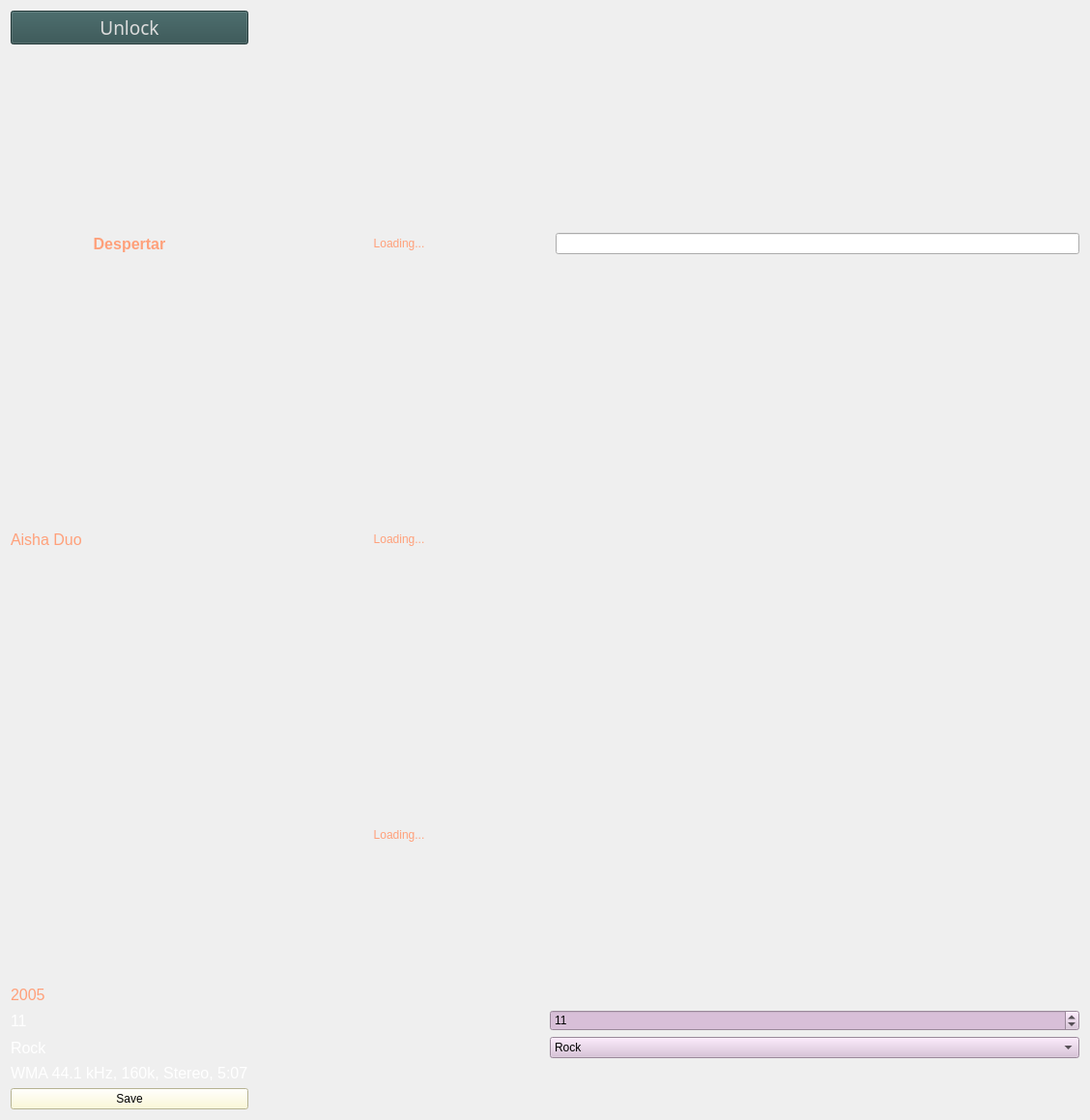
              <widget class="QWidget" name="scrollAreaWidgetContents_3">
               <property name="geometry">
                <rect>
                 <x>0</x>
                 <y>0</y>
                 <width>1128</width>
                 <height>1100</height>
                </rect>
               </property>
               <layout class="QGridLayout" name="gridLayout_2">
                <item row="7" column="2" colspan="2">
                 <widget class="QSpinBox" name="spinBox">
                  <property name="styleSheet">
                   <string notr="true">color: black; background-color: thistle</string>
                  </property>
                  <property name="minimum">
                   <number>1</number>
                  </property>
                  <property name="value">
                   <number>11</number>
                  </property>
                 </widget>
                </item>
                <item row="8" column="2" colspan="2">
                 <widget class="QComboBox" name="comboBox">
                  <property name="styleSheet">
                   <string notr="true">color: black;
background: thistle</string>
                  </property>
                  <property name="editable">
                   <bool>false</bool>
                  </property>
                  <item>
                   <property name="text">
                    <string>Rock</string>
                   </property>
                  </item>
                  <item>
                   <property name="text">
                    <string>Jazz</string>
                   </property>
                  </item>
                  <item>
                   <property name="text">
                    <string>Classical</string>
                   </property>
                  </item>
                 </widget>
                </item>
                <item row="8" column="0">
                 <widget class="QLabel" name="label_22">
                  <property name="font">
                   <font>
                    <family>Ubuntu</family>
                    <pointsize>12</pointsize>
                   </font>
                  </property>
                  <property name="styleSheet">
                   <string notr="true">color: white</string>
                  </property>
                  <property name="text">
                   <string>Rock</string>
                  </property>
                 </widget>
                </item>
                <item row="3" column="3">
                 <widget class="QLineEdit" name="lineEdit">
                  <property name="styleSheet">
                   <string notr="true">color: white</string>
                  </property>
                 </widget>
                </item>
                <item row="4" column="0">
                 <widget class="QLabel" name="metadataArtistLabel">
                  <property name="font">
                   <font>
                    <family>Ubuntu</family>
                    <pointsize>12</pointsize>
                   </font>
                  </property>
                  <property name="styleSheet">
                   <string notr="true">color: lightSalmon</string>
                  </property>
                  <property name="text">
                   <string>Aisha Duo</string>
                  </property>
                 </widget>
                </item>
                <item row="6" column="0">
                 <widget class="QLabel" name="metadataReleaseDateLabel">
                  <property name="font">
                   <font>
                    <family>Ubuntu</family>
                    <pointsize>12</pointsize>
                   </font>
                  </property>
                  <property name="styleSheet">
                   <string notr="true">color: lightSalmon</string>
                  </property>
                  <property name="text">
                   <string>2005</string>
                  </property>
                 </widget>
                </item>
                <item row="5" column="0">
                 <widget class="QLabel" name="metadataAlbumTitleLabel">
                  <property name="font">
                   <font>
                    <family>Ubuntu</family>
                    <pointsize>12</pointsize>
                   </font>
                  </property>
                  <property name="styleSheet">
                   <string notr="true">color: lightSalmon</string>
                  </property>
                 </widget>
                </item>
                <item row="9" column="0">
                 <widget class="QLabel" name="label_23">
                  <property name="font">
                   <font>
                    <family>Ubuntu</family>
                    <pointsize>12</pointsize>
                   </font>
                  </property>
                  <property name="styleSheet">
                   <string notr="true">color: white</string>
                  </property>
                  <property name="text">
                   <string>WMA 44.1 kHz, 160k, Stereo, 5:07</string>
                  </property>
                 </widget>
                </item>
                <item row="7" column="0">
                 <widget class="QLabel" name="label_21">
                  <property name="font">
                   <font>
                    <family>Ubuntu</family>
                    <pointsize>12</pointsize>
                   </font>
                  </property>
                  <property name="styleSheet">
                   <string notr="true">color: white</string>
                  </property>
                  <property name="text">
                   <string>11</string>
                  </property>
                 </widget>
                </item>
                <item row="3" column="0">
                 <widget class="QLabel" name="metadataSongTitleLabel">
                  <property name="font">
                   <font>
                    <family>Ubuntu</family>
                    <pointsize>12</pointsize>
                    <weight>75</weight>
                    <bold>true</bold>
                   </font>
                  </property>
                  <property name="styleSheet">
                   <string notr="true">color: lightSalmon</string>
                  </property>
                  <property name="text">
                   <string>Despertar</string>
                  </property>
                  <property name="alignment">
                   <set>Qt::AlignCenter</set>
                  </property>
                 </widget>
                </item>
                <item row="0" column="0">
                 <widget class="QPushButton" name="pushButton">
                  <property name="font">
                   <font>
                    <family>Swung Note</family>
                    <pointsize>14</pointsize>
                    <weight>50</weight>
                    <bold>false</bold>
                   </font>
                  </property>
                  <property name="styleSheet">
                   <string notr="true">background-color: DarkSlateGray; 
color: Gainsboro;</string>
                  </property>
                  <property name="text">
                   <string>Unlock</string>
                  </property>
                  <property name="icon">
                   <iconset resource="res.qrc">
                    <normaloff>:/unlock-24.png</normaloff>:/unlock-24.png</iconset>
                  </property>
                 </widget>
                </item>
                <item row="1" column="0">
                 <spacer name="verticalSpacer">
                  <property name="orientation">
                   <enum>Qt::Vertical</enum>
                  </property>
                  <property name="sizeType">
                   <enum>QSizePolicy::Fixed</enum>
                  </property>
                  <property name="sizeHint" stdset="0">
                   <size>
                    <width>0</width>
                    <height>50</height>
                   </size>
                  </property>
                 </spacer>
                </item>
                <item row="10" column="0">
                 <widget class="QPushButton" name="pushButton_2">
                  <property name="styleSheet">
                   <string notr="true">color:black; background-color:lemonchiffon</string>
                  </property>
                  <property name="text">
                   <string>Save</string>
                  </property>
                 </widget>
                </item>
                <item row="3" column="1">
                 <widget class="QLabel" name="metadataSongArtLabel">
                  <property name="sizePolicy">
                   <sizepolicy hsizetype="Fixed" vsizetype="Fixed">
                    <horstretch>0</horstretch>
                    <verstretch>0</verstretch>
                   </sizepolicy>
                  </property>
                  <property name="minimumSize">
                   <size>
                    <width>300</width>
                    <height>300</height>
                   </size>
                  </property>
                  <property name="maximumSize">
                   <size>
                    <width>300</width>
                    <height>300</height>
                   </size>
                  </property>
                  <property name="styleSheet">
                   <string notr="true">color: lightSalmon</string>
                  </property>
                  <property name="text">
                   <string>Loading...</string>
                  </property>
                  <property name="scaledContents">
                   <bool>true</bool>
                  </property>
                  <property name="alignment">
                   <set>Qt::AlignCenter</set>
                  </property>
                 </widget>
                </item>
                <item row="5" column="1">
                 <widget class="QLabel" name="metadataArtistPhotoLabel">
                  <property name="sizePolicy">
                   <sizepolicy hsizetype="Fixed" vsizetype="Fixed">
                    <horstretch>0</horstretch>
                    <verstretch>0</verstretch>
                   </sizepolicy>
                  </property>
                  <property name="minimumSize">
                   <size>
                    <width>300</width>
                    <height>300</height>
                   </size>
                  </property>
                  <property name="maximumSize">
                   <size>
                    <width>300</width>
                    <height>300</height>
                   </size>
                  </property>
                  <property name="styleSheet">
                   <string notr="true">color: lightSalmon</string>
                  </property>
                  <property name="text">
                   <string>Loading...</string>
                  </property>
                  <property name="scaledContents">
                   <bool>true</bool>
                  </property>
                  <property name="alignment">
                   <set>Qt::AlignCenter</set>
                  </property>
                 </widget>
                </item>
                <item row="4" column="1">
                 <widget class="QLabel" name="metadataAlbumArtLabel">
                  <property name="sizePolicy">
                   <sizepolicy hsizetype="Fixed" vsizetype="Fixed">
                    <horstretch>0</horstretch>
                    <verstretch>0</verstretch>
                   </sizepolicy>
                  </property>
                  <property name="minimumSize">
                   <size>
                    <width>300</width>
                    <height>300</height>
                   </size>
                  </property>
                  <property name="maximumSize">
                   <size>
                    <width>300</width>
                    <height>300</height>
                   </size>
                  </property>
                  <property name="styleSheet">
                   <string notr="true">color: lightSalmon</string>
                  </property>
                  <property name="text">
                   <string>Loading...</string>
                  </property>
                  <property name="scaledContents">
                   <bool>true</bool>
                  </property>
                  <property name="alignment">
                   <set>Qt::AlignCenter</set>
                  </property>
                 </widget>
                </item>
               </layout>
              </widget>
